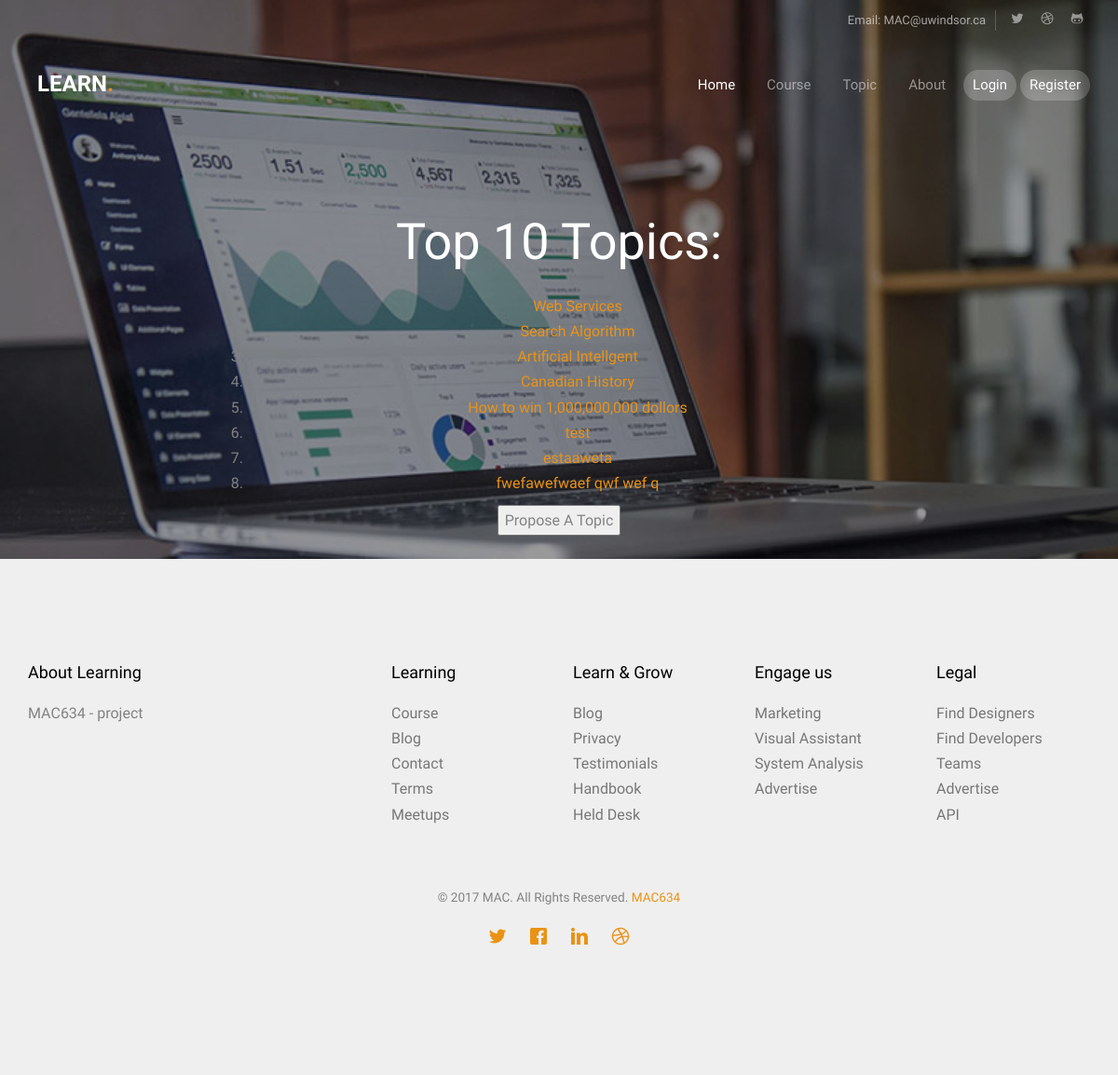
The app's page /myapp/topic/, older data.
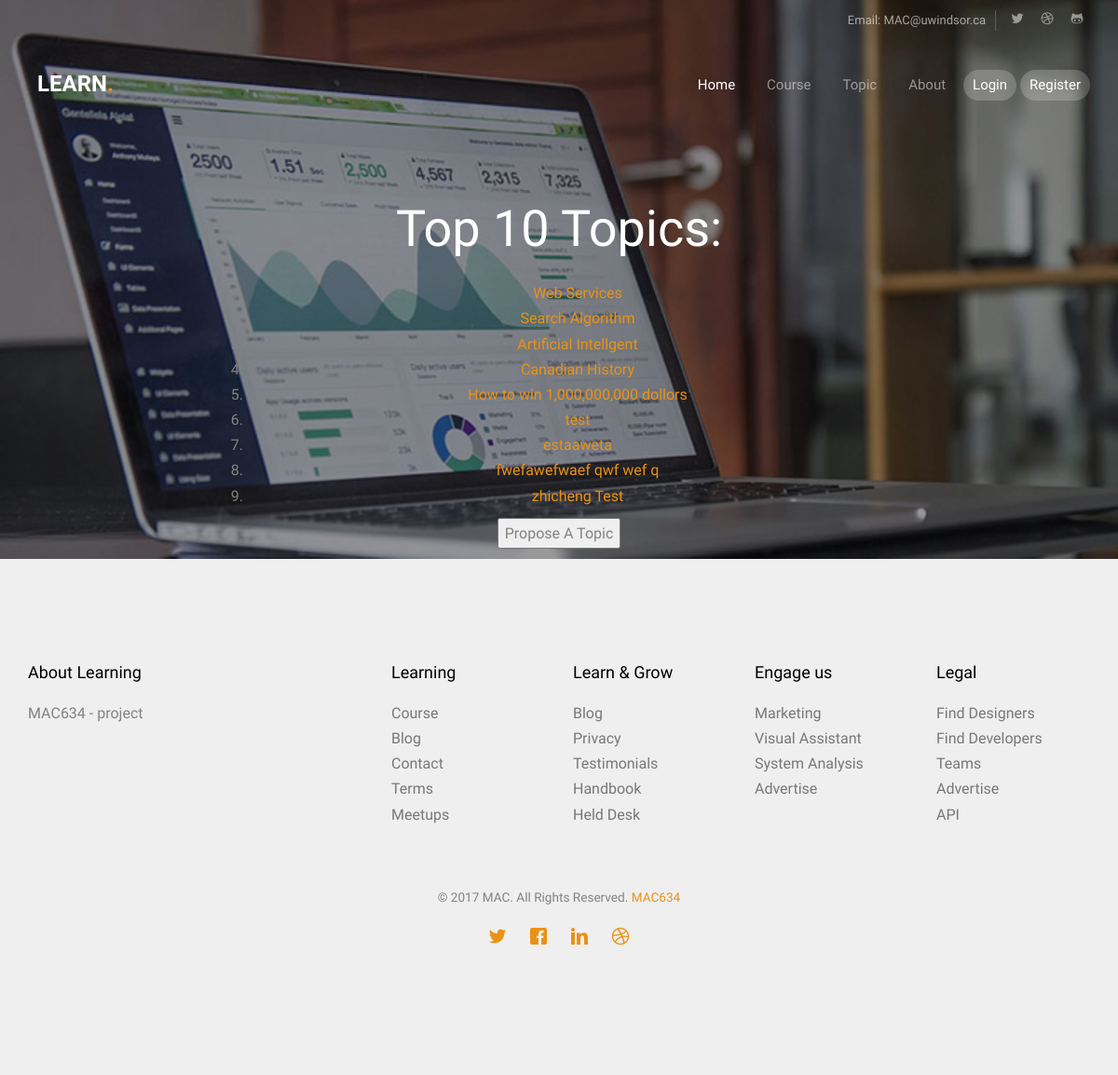
The same page, newer data.
### myapp/models.py (models this page shows, shortened)
class Topic(models.Model):
    subject = models.CharField(max_length=100, unique=True)
    intro_course = models.BooleanField(default=True)
    TIME_CHOICES = (
        (0, 'No preference'),
        (1, 'Morning'),
        (2, 'Afternoon'),
        (3, 'Evening')
    )
    time = models.IntegerField(default=0, choices=TIME_CHOICES)
    num_responses = models.IntegerField(default=0)
    avg_age =models.IntegerField(default=20)

### myapp/views.py (the view)
def topiclist(req):
    topiclist = Topic.objects.all()[:10]
    if 'username' in req.session:
        firstname = req.user.first_name
        return render(req, 'myapp/topic.html', {'topiclist': topiclist, 'firstname': firstname})
    else:
        return render(req, 'myapp/topic.html', {'topiclist': topiclist})

### myapp/templates/myapp/topic.html (shortened to what this page needs)
{% extends 'myapp/base.html' %}
{% load staticfiles %}
{% block background_block %}
<header id="mac634-header" class="mac634-cover mac634-cover-sm" role="banner" style="background-image:url({% static 'images/img_bg_2.jpg' %});" data-stellar-background-ratio="0.5">
	<div class="overlay"></div>
	<div class="container">
		<div class="row">
			<div class="col-md-8 col-md-offset-2 text-center">
				<div class="display-t">
					<div class="display-tc animate-box" data-animate-effect="fadeIn">
						<h1>Top 10 Topics:</h1>
            {% if topiclist %}
            <ol>
            {%  for topic in topiclist %}
              <li><a href="/myapp/topic/{{ topic.subject }}" >{{ topic.subject }} </a></li>
            {%  endfor %}
              </ol>
            {% else%}
              <strong> There are no available topics!</strong>
            {% endif %}
						<form action={% url 'myapp:addtopic'%} method='post'>
		              <input type="submit" value="Propose A Topic" />
		        </form>
					</div>
				</div>
			</div>
		</div>
	</div>
</header>
{% endblock %}

### myapp/templates/myapp/base.html (shortened to what this page needs)
<!DOCTYPE html>
{% load staticfiles %}
<html>
  <head>
    <link rel="stylesheet" type="text/css" href="{% static 'css/animate.css' %}" />
    <link rel="stylesheet" type="text/css" href="{% static 'css/icomoon.css' %}" />
    <link rel="stylesheet" type="text/css" href="{% static 'css/bootstrap.css' %}" />
    <link rel="stylesheet" type="text/css" href="{% static 'css/magnific-popup.css' %}" />
    <link rel="stylesheet" type="text/css" href="{% static 'css/owl.carousel.min.css' %}" />
    <link rel="stylesheet" type="text/css" href="{% static 'css/owl.theme.default.min.css' %}" />
    <link rel="stylesheet" type="text/css" href="{% static 'css/style.css' %}" />
  </head>
  <body>
    <nav class="mac634-nav" role="navigation">
  		<div class="top">
  			<div class="container">
  				<div class="row">
  					<div class="col-xs-12 text-right">
  						<p class="num">Email: MAC@uwindsor.ca</p>
  						<ul class="mac634-social">
  							<li><a href="#"><i class="icon-twitter"></i></a></li>
  							<li><a href="#"><i class="icon-dribbble"></i></a></li>
  							<li><a href="#"><i class="icon-github"></i></a></li>
  						</ul>
  					</div>
  				</div>
  			</div>
  		</div>
  		<div class="top-menu">
  			<div class="container">
  				<div class="row">
  					<div class="col-xs-1">
  						<div id="mac634-logo"><a href="/myapp/index">Learn<span>.</span></a></div>
  					</div>
  					<div class="col-xs-11 text-right menu-1">
  						<ul>
  							<li class="active"><a href="/myapp/index">Home</a></li>
                <li class="has-dropdown">
                  <a href="#">Course</a>
                </li>
  							<li><a href="/myapp/topic">Topic</a></li>
  							<li class="has-dropdown">
  								<a href="#">About</a>
  							</li>
                {% if firstname %}
                <li class="btn-cta"><a href="/myapp/users"><span>Welcome: {{ firstname }}</span></a></li>
                <li class="btn-cta"><a href="/myapp/logout"><span>Logout</span></a></li>
                {% else %}
                <li class="btn-cta"><a href="/myapp/login"><span>Login</span></a></li>
                <li class="btn-cta"><a href="/myapp/register"><span>Register</span></a></li>
                {% endif %}
  						</ul>
  					</div>
  				</div>
  			</div>
  		</div>
  	</nav>
    <div>
      {% block background_block %}
      {% endblock %}
    </div>
    <footer id="mac634-footer" role="contentinfo">
      <div class="container">
        <div class="row row-pb-md">
          <div class="col-md-3 mac634-widget">
            <h4>About Learning</h4>
            <p>MAC634 - project</p>
          </div>
          <div class="col-md-2 col-sm-4 col-xs-6 col-md-push-1">
            <h4>Learning</h4>
            <ul class="mac634-footer-links">
              <li><a href="#">Course</a></li>
              <li><a href="#">Blog</a></li>
              <li><a href="#">Contact</a></li>
              <li><a href="#">Terms</a></li>
              <li><a href="#">Meetups</a></li>
            </ul>
          </div>
          <div class="col-md-2 col-sm-4 col-xs-6 col-md-push-1">
            <h4>Learn &amp; Grow</h4>
            <ul class="mac634-footer-links">
              <li><a href="#">Blog</a></li>
              <li><a href="#">Privacy</a></li>
              <li><a href="#">Testimonials</a></li>
              <li><a href="#">Handbook</a></li>
              <li><a href="#">Held Desk</a></li>
            </ul>
          </div>
          <div class="col-md-2 col-sm-4 col-xs-6 col-md-push-1">
            <h4>Engage us</h4>
            <ul class="mac634-footer-links">
              <li><a href="#">Marketing</a></li>
              <li><a href="#">Visual Assistant</a></li>
              <li><a href="#">System Analysis</a></li>
              <li><a href="#">Advertise</a></li>
            </ul>
          </div>
          <div class="col-md-2 col-sm-4 col-xs-6 col-md-push-1">
            <h4>Legal</h4>
            <ul class="mac634-footer-links">
              <li><a href="#">Find Designers</a></li>
              <li><a href="#">Find Developers</a></li>
              <li><a href="#">Teams</a></li>
              <li><a href="#">Advertise</a></li>
              <li><a href="#">API</a></li>
            </ul>
          </div>
        </div>
        <div class="row copyright">
          <div class="col-md-12 text-center">
            <p>
              <small class="block">&copy; 2017 MAC. All Rights Reserved. <a href="http://www.ttxy.org/" target="_blank" title="MAC634">MAC634</a></small>
            </p>
            <p>
              <ul class="mac634-social-icons">
                <li><a href="#"><i class="icon-twitter"></i></a></li>
                <li><a href="#"><i class="icon-facebook"></i></a></li>
                <li><a href="#"><i class="icon-linkedin"></i></a></li>
                <li><a href="#"><i class="icon-dribbble"></i></a></li>
              </ul>
            </p>
          </div>
        </div>
      </div>
    </footer>
  </body>
</html>

### myapp/static/css/icomoon.css (style rules this page uses)
[class^="icon-"], [class*=" icon-"] { font-family: 'icomoon' !important; speak: none; font-style: normal; font-weight: normal; font-variant: normal; text-transform: none; line-height: 1; -webkit-font-smoothing: antialiased; -moz-osx-font-smoothing: grayscale; }
.icon-dribbble:before { content: "\ea65"; }
.icon-facebook:before { content: "\ea67"; }
.icon-github:before { content: "\ea6b"; }
.icon-linkedin:before { content: "\ea73"; }
.icon-twitter:before { content: "\ea7c"; }

Row changes from the older to the newer data that the page shows:
added Topic: subject "zhicheng Test"
